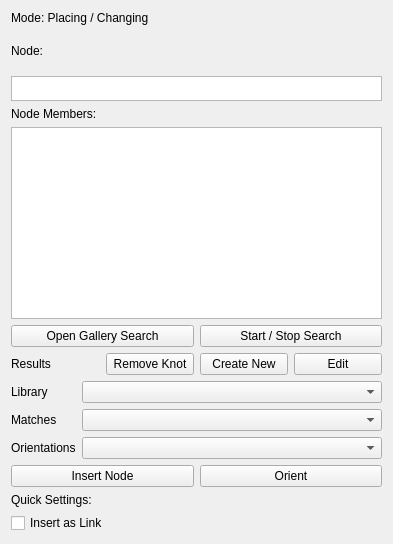
<?xml version="1.0" encoding="UTF-8"?>
<ui version="4.0">
 <class>Form</class>
 <widget class="QWidget" name="Form">
  <property name="geometry">
   <rect>
    <x>0</x>
    <y>0</y>
    <width>393</width>
    <height>544</height>
   </rect>
  </property>
  <property name="windowTitle">
   <string>Form</string>
  </property>
  <layout class="QGridLayout" name="gridLayout">
   <item row="0" column="0" colspan="2">
    <widget class="QLabel" name="ModePC">
     <property name="text">
      <string>Mode: Placing / Changing</string>
     </property>
    </widget>
   </item>
   <item row="1" column="0" colspan="2">
    <layout class="QVBoxLayout" name="verticalLayout_3">
     <item>
      <widget class="QLabel" name="label_2">
       <property name="text">
        <string>Node:</string>
       </property>
      </widget>
     </item>
     <item>
      <widget class="QListView" name="NodeSelctionList">
       <property name="sizePolicy">
        <sizepolicy hsizetype="Expanding" vsizetype="Expanding">
         <horstretch>0</horstretch>
         <verstretch>0</verstretch>
        </sizepolicy>
       </property>
       <property name="minimumSize">
        <size>
         <width>0</width>
         <height>0</height>
        </size>
       </property>
       <property name="maximumSize">
        <size>
         <width>16777215</width>
         <height>25</height>
        </size>
       </property>
       <property name="sizeIncrement">
        <size>
         <width>0</width>
         <height>0</height>
        </size>
       </property>
       <property name="lineWidth">
        <number>1</number>
       </property>
       <property name="iconSize">
        <size>
         <width>0</width>
         <height>0</height>
        </size>
       </property>
       <property name="isWrapping" stdset="0">
        <bool>false</bool>
       </property>
      </widget>
     </item>
    </layout>
   </item>
   <item row="2" column="0" colspan="2">
    <layout class="QVBoxLayout" name="verticalLayout_4">
     <item>
      <widget class="QLabel" name="label_3">
       <property name="text">
        <string>Node Members:</string>
       </property>
      </widget>
     </item>
     <item>
      <widget class="QListView" name="NodeFrameMemberList"/>
     </item>
    </layout>
   </item>
   <item row="3" column="0">
    <layout class="QVBoxLayout" name="verticalLayout_6">
     <item>
      <widget class="QPushButton" name="OpenGalerieSearch">
       <property name="text">
        <string>Open Gallery Search</string>
       </property>
      </widget>
     </item>
     <item>
      <layout class="QHBoxLayout" name="horizontalLayout_2">
       <item>
        <widget class="QLabel" name="label_4">
         <property name="text">
          <string>Results</string>
         </property>
        </widget>
       </item>
       <item>
        <widget class="QPushButton" name="RemoveNode">
         <property name="text">
          <string>Remove Knot</string>
         </property>
        </widget>
       </item>
      </layout>
     </item>
    </layout>
   </item>
   <item row="3" column="1">
    <layout class="QVBoxLayout" name="verticalLayout_5">
     <item>
      <widget class="QPushButton" name="StartStopSearch">
       <property name="text">
        <string>Start / Stop Search</string>
       </property>
      </widget>
     </item>
     <item>
      <layout class="QHBoxLayout" name="horizontalLayout">
       <item>
        <widget class="QPushButton" name="CreateBlankNode">
         <property name="text">
          <string>Create New</string>
         </property>
        </widget>
       </item>
       <item>
        <widget class="QPushButton" name="EditNode">
         <property name="text">
          <string>Edit</string>
         </property>
        </widget>
       </item>
      </layout>
     </item>
    </layout>
   </item>
   <item row="4" column="0" colspan="2">
    <layout class="QFormLayout" name="formLayout">
     <property name="leftMargin">
      <number>0</number>
     </property>
     <property name="bottomMargin">
      <number>0</number>
     </property>
     <item row="0" column="0">
      <layout class="QVBoxLayout" name="verticalLayout">
       <item>
        <widget class="QLabel" name="label_5">
         <property name="text">
          <string>Library</string>
         </property>
        </widget>
       </item>
       <item>
        <widget class="QLabel" name="label_6">
         <property name="text">
          <string>Matches</string>
         </property>
        </widget>
       </item>
       <item>
        <widget class="QLabel" name="label_7">
         <property name="text">
          <string>Orientations</string>
         </property>
        </widget>
       </item>
      </layout>
     </item>
     <item row="0" column="1">
      <layout class="QVBoxLayout" name="verticalLayout_2">
       <property name="leftMargin">
        <number>0</number>
       </property>
       <property name="topMargin">
        <number>0</number>
       </property>
       <property name="rightMargin">
        <number>0</number>
       </property>
       <item>
        <widget class="QComboBox" name="Libary">
         <property name="minimumSize">
          <size>
           <width>0</width>
           <height>0</height>
          </size>
         </property>
         <property name="baseSize">
          <size>
           <width>0</width>
           <height>0</height>
          </size>
         </property>
        </widget>
       </item>
       <item>
        <widget class="QComboBox" name="Matches">
         <property name="baseSize">
          <size>
           <width>0</width>
           <height>0</height>
          </size>
         </property>
        </widget>
       </item>
       <item>
        <widget class="QComboBox" name="Orientations">
         <property name="baseSize">
          <size>
           <width>0</width>
           <height>0</height>
          </size>
         </property>
        </widget>
       </item>
      </layout>
     </item>
    </layout>
   </item>
   <item row="5" column="0" colspan="2">
    <layout class="QHBoxLayout" name="horizontalLayout_3">
     <item>
      <widget class="QPushButton" name="Insert">
       <property name="text">
        <string>Insert Node</string>
       </property>
      </widget>
     </item>
     <item>
      <widget class="QPushButton" name="Orient">
       <property name="text">
        <string>Orient</string>
       </property>
      </widget>
     </item>
    </layout>
   </item>
   <item row="6" column="0">
    <layout class="QVBoxLayout" name="verticalLayout_7">
     <item>
      <widget class="QLabel" name="label_8">
       <property name="text">
        <string>Quick Settings:</string>
       </property>
      </widget>
     </item>
     <item>
      <widget class="QCheckBox" name="asLink">
       <property name="enabled">
        <bool>true</bool>
       </property>
       <property name="text">
        <string>Insert as Link</string>
       </property>
       <property name="tristate">
        <bool>false</bool>
       </property>
      </widget>
     </item>
    </layout>
   </item>
  </layout>
 </widget>
 <resources/>
 <connections/>
</ui>
